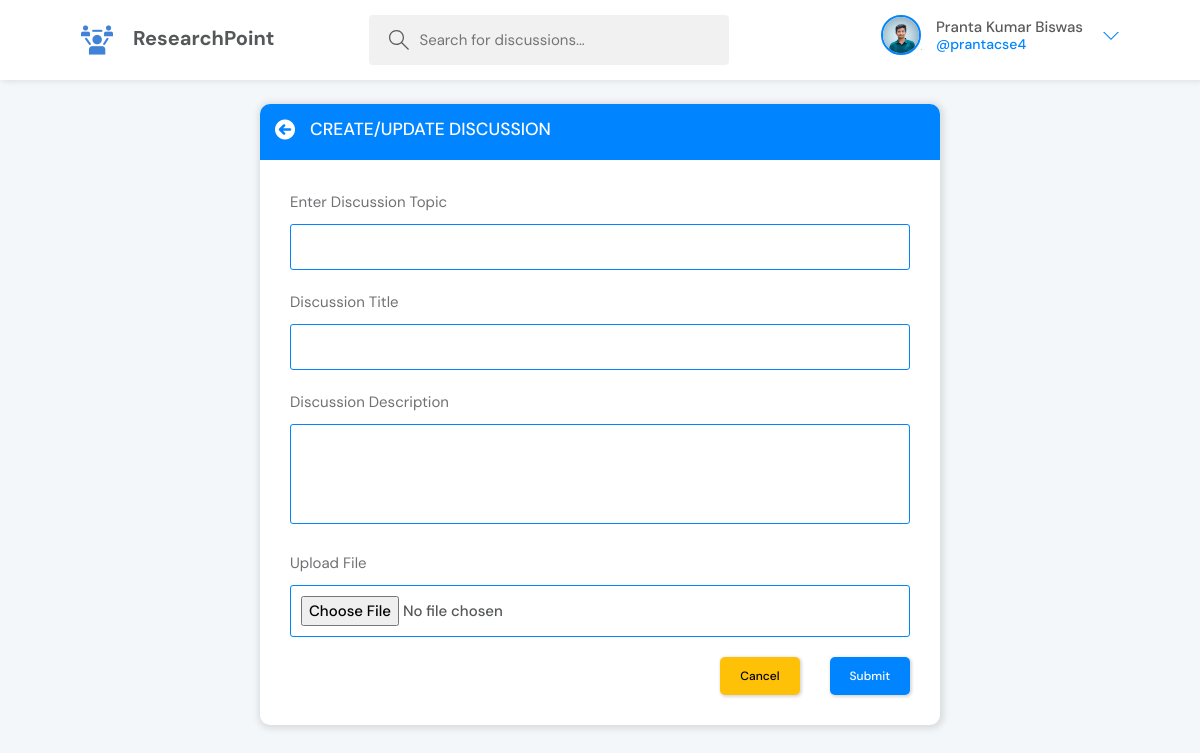
The page /create-discussion/ (signed in) on the database its author committed.
### Accounts/models.py (models this page shows)
class User(AbstractUser):
    name = models.CharField(max_length=200, null=True)
    email = models.EmailField(null=True, unique=True)
    bio = models.TextField(null=True)
    institution = models.CharField(null=True, max_length=255,)
    is_user  = models.BooleanField(default=False, blank=True, null=True)
    is_researcher  = models.BooleanField(default=False, blank=True, null=True)
    avatar = models.ImageField(upload_to='upload', null=True, default="avatar.svg")
    REQUIRED_FIELDS = []

### Discussions/views.py (the view, shortened to what this page needs)
# urls.py: path('create-discussion/', views.creatediscussion, name="create-discussion"),
@login_required(login_url='login')
def creatediscussion(request):
    form = DiscussionForm()
    topics = Topic.objects.all()
    diction = {'form':form, 'topics':topics}
    return render(request, 'Discussions/discussion_form.html', context=diction)

### Discussions/forms.py
class DiscussionForm(ModelForm):
    class Meta:
        model = Discussion
        fields = '__all__'
        exclude = ['host', 'participants']

### Discussions/templates/Discussions/discussion_form.html (shortened to what this page needs)
{% extends 'main.html' %}
{% block main %}
<main class="create-room layout">
    <div class="container">
        <div class="myLayout">
            <div class="myLayoutHeader">
                <div class="myLayoutTitle">
                    <a href="{% url 'home' %}">
                        <i class="fas fa-arrow-circle-left myback"></i>
                    </a>
                    <h3 class="text-white">Create/Update Discussion</h3>
                </div>
            </div>
            <div class="layout__body">
                {% if request.user.is_researcher == True %}
                <form class="form" action="" method="post" enctype="multipart/form-data">
                {% else %}
                <form class="form" action="" method="post">
                {% endif %}
                        <div class="form__group">
                            <label for="room_topic">Enter Discussion Topic</label>
                            <input type="text" value="{{ discussion.topic.name}}" maxlength="50" name="topic" required
                                list="topic-list">
                        </div>
                        <div class="form__group">
                            <label for="room_name">Discussion Title</label>
                            {{form.name}}
                        </div>
                        <div class="form__group">
                            <label for="room_description">Discussion Description</label>
                            {{form.description}}
                        </div>
                        {% if request.user.is_researcher == True %}
                        <div class="form__group myform">
                            <label for="room_description">Upload File</label>
                            <input type="file" name="file">
                        </div>
                        {% endif %}
                        <div class="form__action">
                            <a class="btn btn-warning" href="{% url 'home' %}">Cancel</a>
                            <button class="btn btn--main" type="submit">Submit</button>
                        </div>
                    </form>
            </div>
        </div>
    </div>
    <br>
</main>
{% endblock main %}

### templates/navbar.html (shortened to what this page needs)
{% load static %}
<header class="header header--loggedIn">
    <div class="container">
      <a href="{% url 'home' %}" class="header__logo">
        <img src="{% static 'img/logo.png' %}" />
        <h1>ResearchPoint</h1>
      </a>
      <form class="header__search" method="GET" action="{% url 'home' %}">
        <label>
          <input name="q" placeholder="Search for discussions..." />
        </label>
      </form>
      <nav class="header__menu">
        {% if request.user.is_authenticated %}
        <div class="header__user">
          <a href="{% url 'user-profile' request.user.id %}">
            <div class="avatar avatar--medium active">
              <img src="{{ request.user.avatar.url }}" />
            </div>
            <p>{{request.user.name}} <span>@{{request.user.username}}</span></p>
          </a>
          <button class="dropdown-button">
            <svg version="1.1" xmlns="http://www.w3.org/2000/svg" width="32" height="32" viewBox="0 0 32 32">
              <title>chevron-down</title>
              <path d="M16 21l-13-13h-3l16 16 16-16h-3l-13 13z"></path>
            </svg>
          </button>
        </div>
        {% else %}
        <a href="{% url 'login' %}">
          <img src="{% static 'img/avatar.svg' %}" />
          <p>Login</p>
        </a>
        {% endif %}
      </nav>
    </div>
  </header>

### rows shown on the page
User: user.avatar (picture), user.name "Pranta Kumar Biswas", user.username "prantacse4"
